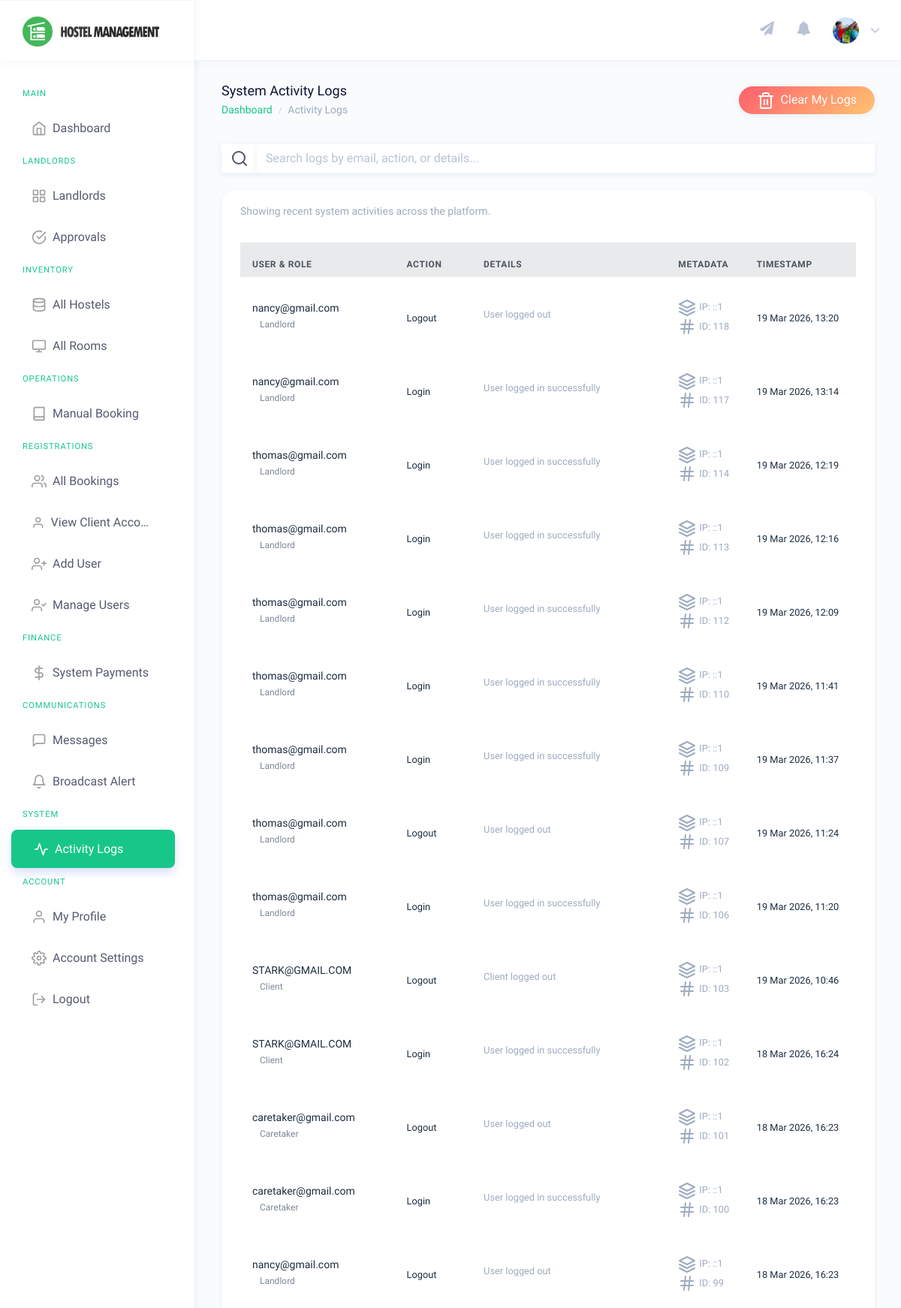
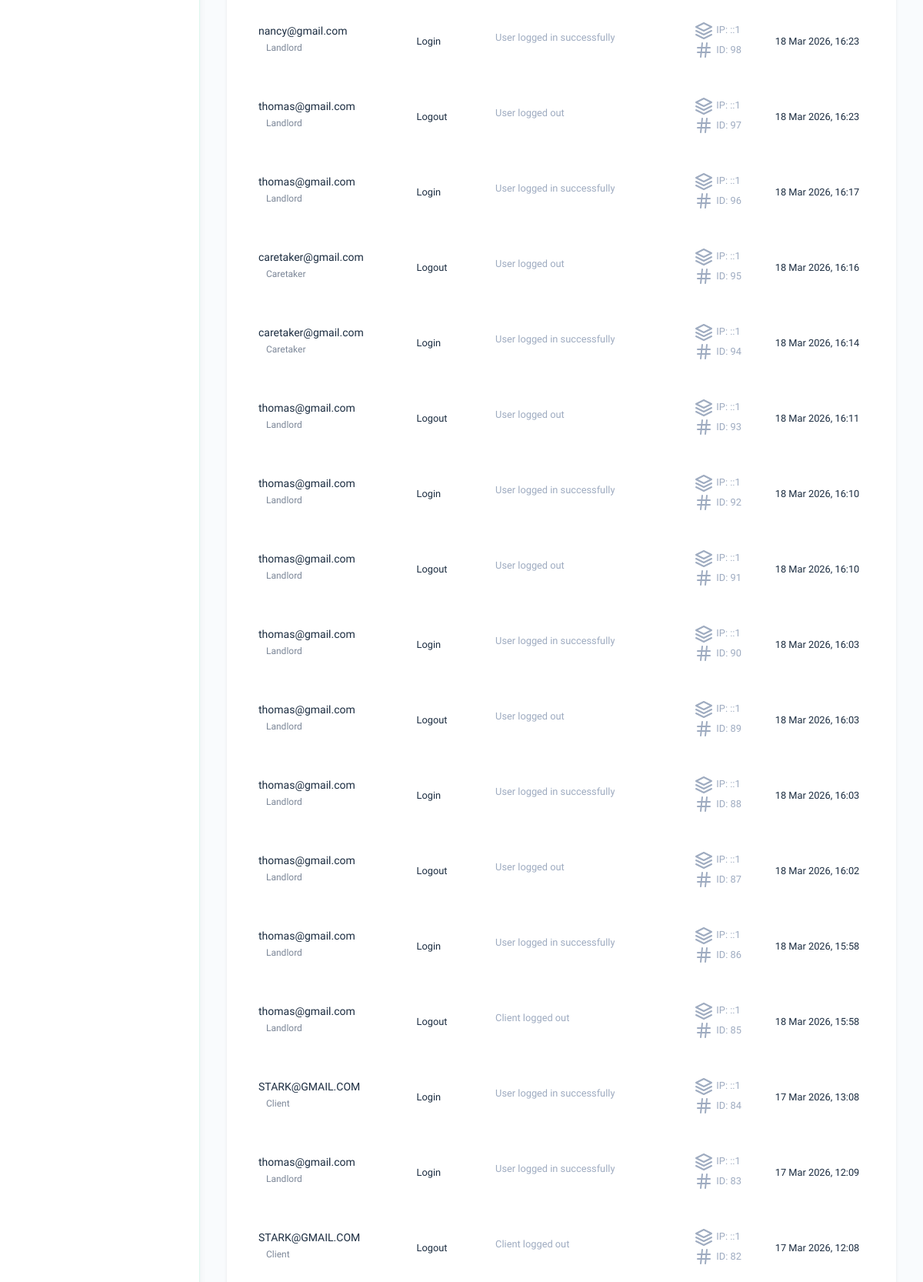
The app's page /admin/activity-logs.php (signed in, upper part) with its own data (2 pictures, top to bottom).
### tables this page shows
CREATE TABLE `users` (
  `id` int(11) NOT NULL,
  `tenant_id` int(11) DEFAULT NULL,
  `email` varchar(255) NOT NULL,
  `password` varchar(255) NOT NULL,
  `role` enum('admin','landlord','client','caretaker') NOT NULL,
  `full_name` varchar(255) NOT NULL,
  `first_name` varchar(255) DEFAULT NULL,
  `middle_name` varchar(255) DEFAULT NULL,
  `last_name` varchar(255) DEFAULT NULL,
  `gender` varchar(50) DEFAULT NULL,
  `contact_no` varchar(50) DEFAULT NULL,
  `profile_pic` varchar(255) DEFAULT NULL,
  `id_no` varchar(50) DEFAULT NULL,
  `status` enum('active','suspended') DEFAULT 'active',
  `created_at` timestamp NOT NULL DEFAULT current_timestamp(),
  `original_id` int(11) DEFAULT NULL,
  `original_table` varchar(50) DEFAULT NULL,
  `assigned_hostel_id` int(11) DEFAULT NULL
);

CREATE TABLE `user_activity_logs` (
  `id` int(11) NOT NULL,
  `user_id` int(11) NOT NULL,
  `user_email` varchar(255) NOT NULL,
  `role` varchar(50) NOT NULL,
  `action` varchar(255) NOT NULL,
  `details` text DEFAULT NULL,
  `ip_address` varchar(50) NOT NULL,
  `created_at` timestamp NOT NULL DEFAULT current_timestamp()
);

### admin/activity-logs.php (the view, shortened to what this page needs)
<?php
include('../includes/check-login.php');
?>
<!DOCTYPE html>
<html dir="ltr" lang="en">
<head>
    <link href="../dist/css/style.min.css" rel="stylesheet">
    <link href="../assets/css/custom-gradients.css" rel="stylesheet">
</head>
<body>
    <div id="main-wrapper" data-theme="light" data-layout="vertical" data-navbarbg="skin6" data-sidebartype="full"
        data-sidebar-position="fixed" data-header-position="fixed" data-boxed-layout="full">
        <header class="topbar" data-navbarbg="skin6">
            <?php include 'includes/navigation.php'?>
        </header>
        <aside class="left-sidebar" data-sidebarbg="skin6">
            <div class="scroll-sidebar" data-sidebarbg="skin6">
            </div>
        </aside>
        <div class="page-wrapper">
            <div class="page-breadcrumb">
                <div class="row">
                    <div class="col-md-7 align-self-center">
                        <h4 class="page-title text-truncate text-dark font-weight-medium mb-1">System Activity Logs</h4>
                        <div class="d-flex align-items-center">
                            <nav aria-label="breadcrumb">
                                <ol class="breadcrumb m-0 p-0">
                                    <li class="breadcrumb-item"><a href="dashboard.php" class="text-muted">Dashboard</a></li>
                                    <li class="breadcrumb-item text-muted active" aria-current="page">Activity Logs</li>
                                </ol>
                            </nav>
                        </div>
                    </div>
                    <div class="col-md-5 align-self-center text-md-right mt-3 mt-md-0">
                        <form method="POST" onsubmit="return confirm('Delete all YOUR activity logs? This cannot be undone.');">
                            <button type="submit" name="delete_all" class="btn btn-danger shadow-sm px-4 rounded-pill">
                                <i data-feather="trash-2" class="feather-sm mr-2"></i>Clear My Logs
                            </button>
                        </form>
                    </div>
                </div>
            </div>
            <div class="container-fluid">
                <div class="row mb-4">
                    <div class="col-12">
                        <div class="customize-input">
                            <div class="input-group">
                                <div class="input-group-prepend">
                                    <span class="input-group-text bg-white border-0 shadow-sm"><i data-feather="search" class="feather-sm"></i></span>
                                </div>
                                <input class="form-control border-0 shadow-sm" type="search" id="logSearch" placeholder="Search logs by email, action, or details..." aria-label="Search">
                            </div>
                        </div>
                    </div>
                </div>
                <div class="row">
                    <div class="col-12">
                        <div class="card shadow-sm border-0">
                            <div class="card-body">
                                <h6 class="card-subtitle mb-4">Showing recent system activities across the platform.</h6>
                                <div class="table-responsive">
                                    <table class="table table-hover no-wrap custom-table" id="logsTable">
                                        <thead class="bg-light">
                                            <tr class="text-muted font-weight-bold">
                                                <th class="border-0">User & Role</th>
                                                <th class="border-0">Action</th>
                                                <th class="border-0">Details</th>
                                                <th class="border-0">Metadata</th>
                                                <th class="border-0">Timestamp</th>
                                            </tr>
                                        </thead>
                                        <tbody>
                                            <?php
                                            $ret = "SELECT * FROM user_activity_logs ORDER BY created_at DESC LIMIT 500";
                                            $stmt = $mysqli->prepare($ret);
                                            $stmt->execute();
                                            $res = $stmt->get_result();
                                            if($res->num_rows == 0):
                                            ?>
                                            <tr>
                                                <td colspan="5" class="text-center py-5">
                                                    <i data-feather="activity" class="text-muted mb-2" style="width: 40px; height: 40px;"></i>
                                                    <p class="text-muted">No activity logs found.</p>
                                                </td>
                                            </tr>
                                            <?php
                                            else:
                                                while ($row = $res->fetch_object()) {
                                                    $roleBadge = 'light-info';
                                                    if($row->role == 'Admin') $roleBadge = 'light-danger';
                                                    if($row->role == 'Landlord') $roleBadge = 'light-primary';
                                                    if($row->role == 'Client') $roleBadge = 'light-success';
                                            ?>
                                            <tr class="log-row" data-search="<?php echo strtolower($row->user_email . ' ' . $row->action . ' ' . $row->details); ?>">
                                                <td>
                                                    <div class="d-flex align-items-center">
                                                        <div class="mr-2">
                                                            <h6 class="text-dark font-weight-medium mb-0"><?php echo htmlentities($row->user_email); ?></h6>
                                                            <span class="badge badge-<?php echo $roleBadge; ?> small"><?php echo htmlentities($row->role); ?></span>
                                                        </div>
                                                    </div>
                                                </td>
                                                <td>
                                                    <span class="text-dark font-weight-medium small"><?php echo htmlentities($row->action); ?></span>
                                                </td>
                                                <td>
                                                    <span class="text-muted small d-inline-block text-truncate" style="max-width: 300px;" title="<?php echo htmlentities($row->details); ?>">
                                                        <?php echo htmlentities($row->details); ?>
                                                    </span>
                                                </td>
                                                <td>
                                                    <small class="text-muted d-block"><i data-feather="layers" class="feather-xs mr-1"></i>IP: <?php echo htmlentities($row->ip_address); ?></small>
                                                    <small class="text-muted"><i data-feather="hash" class="feather-xs mr-1"></i>ID: <?php echo $row->id; ?></small>
                                                </td>
                                                <td>
                                                    <span class="text-dark small"><?php echo date('d M Y, H:i', strtotime($row->created_at)); ?></span>
                                                </td>
                                            </tr>
                                            <?php
                                                }
                                            endif;
                                            ?>
                                        </tbody>
                                    </table>
                                </div>
                            </div>
                        </div>
                    </div>
                </div>
            </div>
            <?php include 'includes/footer.php' ?>
        </div>
    </div>
</body>
</html>

### admin/includes/navigation.php (shortened to what this page needs)
<nav class="navbar top-navbar navbar-expand-md">
                <div class="navbar-header" data-logobg="skin6">
                    <div class="navbar-brand">
                        <?php
                            $dashLink = ($_SESSION['role'] == 'admin') ? 'super_dashboard.php' : 'dashboard.php';
                        ?>
                        <a href="<?php echo $dashLink; ?>">
                            <b class="logo-icon">
                                <img src="../assets/images/logo-icon-nav.png" alt="homepage" class="dark-logo" />
                            </b>
                            <span class="logo-text">
                                <img src="../assets/images/logo-text-nav.png" alt="homepage" class="dark-logo" />
                            </span>
                        </a>
                    </div>
                </div>
                <div class="navbar-collapse collapse" id="navbarSupportedContent">
                    <ul class="navbar-nav float-right">
                        <?php if($_SESSION['role'] == 'admin' || $_SESSION['role'] == 'landlord'): ?>
                        <li class="nav-item">
                            <a class="nav-link pl-md-3" href="javascript:void(0)" data-toggle="modal" data-target="#broadcastModal" title="Send Notification">
                                <span><i class="fas fa-paper-plane" style="font-size: 1.2rem;"></i></span>
                            </a>
                        </li>
                        <?php endif; ?>
                        <li class="nav-item dropdown">
                            <a class="nav-link dropdown-toggle pl-md-3 position-relative" href="javascript:void(0)"
                                id="bell" role="button" data-toggle="dropdown" aria-haspopup="true"
                                aria-expanded="false">
                                <span><i class="fas fa-bell" style="font-size: 1.2rem;"></i></span>
                            </a>
                        </li>
                        <li class="nav-item dropdown">
                            <a class="nav-link dropdown-toggle" href="javascript:void(0)" data-toggle="dropdown"
                                aria-haspopup="true" aria-expanded="false">
                                    <?php
                                    $aid=$_SESSION['id'];
                                        $ret="SELECT full_name, email, profile_pic from users where id=?";
                                        $stmt= $mysqli->prepare($ret) ;
                                        $stmt->bind_param('i',$aid);
                                        $stmt->execute();
                                        $res=$stmt->get_result();
                                        while($row=$res->fetch_object())
                                        {
                                            $userPic = $row->profile_pic ? "../uploads/profiles/" . $row->profile_pic : "../assets/images/users/admin-icn.png";
                                            ?>
                                <img src="<?php echo $userPic; ?>" alt="user" class="rounded-circle" width="35" height="35" style="object-fit: cover;">
                                <span class="ml-2 d-none d-lg-inline-block"><?php } ?><i data-feather="chevron-down"
                                        class="svg-icon"></i></span>
                            </a>
                        </li>
                    </ul>
                </div>
            </nav>

### assets/css/custom-gradients.css (style rules this page uses)
:root { --gradient-primary: linear-gradient(135deg, #129d6b 0%, #17c788 100%); --gradient-success: linear-gradient(135deg, #00b09b 0%, #96c93d 100%); --gradient-danger: linear-gradient(135deg, #ff5f6d 0%, #ffc371 100%); --gradient-warning: linear-gradient(135deg, #f7b733 0%, #fc4a1a 100%); --gradient-info: linear-gradient(135deg, #36D1DC 0%, #5B86E5 100%); --gradient-brand-1: linear-gradient(135deg, #0d7f55 0%, #129d6b 100%); --gradient-brand-2: linear-gradient(135deg, #129d6b 0%, #17c788 100%); --gradient-brand-3: linear-gradient(135deg, #17c788 0%, #1ee09e 100%); --gradient-brand-4: linear-gradient(135deg, #1ee09e 0%, #46f5b9 100%); --sidebar-gradient: linear-gradient(180deg, #0d1432 0%, #162040 100%); --shadow-sm: 0 2px 4px rgba(0, 0, 0, 0.05); --shadow-md: 0 4px 12px rgba(0, 0, 0, 0.1); --shadow-lg: 0 8px 24px rgba(0, 0, 0, 0.15); }
body { font-family: 'Muli', sans-serif !important; }
h1, h2, h3, h4, h5, h6, .page-title, .card-title, .sidebar-nav .nav-small-cap { font-family: 'Comfortaa', cursive !important; }
.btn-danger, .bg-danger, .btn-danger:focus { background: var(--gradient-danger) !important; border: none !important; color: white !important; }
.btn { transition: all 0.3s cubic-bezier(0.4, 0, 0.2, 1) !important; }
.left-sidebar { background: #ffffff !important; border-right: 1px solid rgba(23, 199, 136, 0.15) !important; box-shadow: 2px 0 8px rgba(13, 20, 50, 0.04); }
.scroll-sidebar { background: #ffffff !important; }
.card { border: none !important; border-radius: 15px !important; box-shadow: 0 0.125rem 0.25rem rgba(0, 0, 0, 0.075) !important; transition: all 0.3s cubic-bezier(0.4, 0, 0.2, 1); }
.table { border-collapse: separate; border-spacing: 0 10px; }
.table tr { box-shadow: none; transition: all 0.2s ease; }
.table tbody tr { background-color: #fff; border-radius: 8px; }
.table td, .table th { border: none !important; padding: 1.2rem 1rem !important; vertical-align: middle; }
.table thead th { background: transparent !important; color: #4b5563 !important; text-transform: uppercase; font-size: 0.75rem; font-weight: 700; letter-spacing: 0.05em; padding-bottom: 0.5rem !important; }
.topbar { background: #fff !important; box-shadow: 0 2px 15px rgba(0, 0, 0, 0.03) !important; }
.topbar .navbar-brand { border-right: 1px solid #f3f4f6; }
.badge { padding: 5px 10px; font-weight: 500; border-radius: 6px; }
a { color: #17c788; }
.breadcrumb-item a { color: #17c788 !important; }
.page-title { color: #0d1432 !important; }

### records on screen
users: profile_pic (picture)
user_activity_logs: user_email "nancy@gmail.com", role "Landlord", action "Logout", details "User logged out", ip_address "::1", id "118", created_at "19 Mar 2026, 13:20"
user_activity_logs: user_email "nancy@gmail.com", role "Landlord", action "Login", details "User logged in successfully", ip_address "::1", id "117", created_at "19 Mar 2026, 13:14"
user_activity_logs: user_email "thomas@gmail.com", role "Landlord", action "Login", details "User logged in successfully", ip_address "::1", id "114", created_at "19 Mar 2026, 12:19"
user_activity_logs: user_email "thomas@gmail.com", role "Landlord", action "Login", details "User logged in successfully", ip_address "::1", id "113", created_at "19 Mar 2026, 12:16"
user_activity_logs: user_email "thomas@gmail.com", role "Landlord", action "Login", details "User logged in successfully", ip_address "::1", id "112", created_at "19 Mar 2026, 12:09"
user_activity_logs: user_email "thomas@gmail.com", role "Landlord", action "Login", details "User logged in successfully", ip_address "::1", id "110", created_at "19 Mar 2026, 11:41"
user_activity_logs: user_email "thomas@gmail.com", role "Landlord", action "Login", details "User logged in successfully", ip_address "::1", id "109", created_at "19 Mar 2026, 11:37"
user_activity_logs: user_email "thomas@gmail.com", role "Landlord", action "Logout", details "User logged out", ip_address "::1", id "107", created_at "19 Mar 2026, 11:24"
user_activity_logs: user_email "thomas@gmail.com", role "Landlord", action "Login", details "User logged in successfully", ip_address "::1", id "106", created_at "19 Mar 2026, 11:20"
user_activity_logs: user_email "STARK@GMAIL.COM", role "Client", action "Logout", details "Client logged out", ip_address "::1", id "103", created_at "19 Mar 2026, 10:46"
user_activity_logs: user_email "STARK@GMAIL.COM", role "Client", action "Login", details "User logged in successfully", ip_address "::1", id "102", created_at "18 Mar 2026, 16:24"
user_activity_logs: user_email "caretaker@gmail.com", role "Caretaker", action "Logout", details "User logged out", ip_address "::1", id "101", created_at "18 Mar 2026, 16:23"
user_activity_logs: user_email "caretaker@gmail.com", role "Caretaker", action "Login", details "User logged in successfully", ip_address "::1", id "100", created_at "18 Mar 2026, 16:23"
user_activity_logs: user_email "nancy@gmail.com", role "Landlord", action "Logout", details "User logged out", ip_address "::1", id "99", created_at "18 Mar 2026, 16:23"
user_activity_logs: user_email "nancy@gmail.com", role "Landlord", action "Login", details "User logged in successfully", ip_address "::1", id "98", created_at "18 Mar 2026, 16:23"
user_activity_logs: user_email "thomas@gmail.com", role "Landlord", action "Logout", details "User logged out", ip_address "::1", id "97", created_at "18 Mar 2026, 16:23"
user_activity_logs: user_email "thomas@gmail.com", role "Landlord", action "Login", details "User logged in successfully", ip_address "::1", id "96", created_at "18 Mar 2026, 16:17"
user_activity_logs: user_email "caretaker@gmail.com", role "Caretaker", action "Logout", details "User logged out", ip_address "::1", id "95", created_at "18 Mar 2026, 16:16"
user_activity_logs: user_email "caretaker@gmail.com", role "Caretaker", action "Login", details "User logged in successfully", ip_address "::1", id "94", created_at "18 Mar 2026, 16:14"
user_activity_logs: user_email "thomas@gmail.com", role "Landlord", action "Logout", details "User logged out", ip_address "::1", id "93", created_at "18 Mar 2026, 16:11"
user_activity_logs: user_email "thomas@gmail.com", role "Landlord", action "Login", details "User logged in successfully", ip_address "::1", id "92", created_at "18 Mar 2026, 16:10"
user_activity_logs: user_email "thomas@gmail.com", role "Landlord", action "Logout", details "User logged out", ip_address "::1", id "91", created_at "18 Mar 2026, 16:10"
user_activity_logs: user_email "thomas@gmail.com", role "Landlord", action "Login", details "User logged in successfully", ip_address "::1", id "90", created_at "18 Mar 2026, 16:03"
user_activity_logs: user_email "thomas@gmail.com", role "Landlord", action "Logout", details "User logged out", ip_address "::1", id "89", created_at "18 Mar 2026, 16:03"
user_activity_logs: user_email "thomas@gmail.com", role "Landlord", action "Login", details "User logged in successfully", ip_address "::1", id "88", created_at "18 Mar 2026, 16:03"
user_activity_logs: user_email "thomas@gmail.com", role "Landlord", action "Logout", details "User logged out", ip_address "::1", id "87", created_at "18 Mar 2026, 16:02"
user_activity_logs: user_email "thomas@gmail.com", role "Landlord", action "Login", details "User logged in successfully", ip_address "::1", id "86", created_at "18 Mar 2026, 15:58"
user_activity_logs: user_email "thomas@gmail.com", role "Landlord", action "Logout", details "Client logged out", ip_address "::1", id "85", created_at "18 Mar 2026, 15:58"
user_activity_logs: user_email "STARK@GMAIL.COM", role "Client", action "Login", details "User logged in successfully", ip_address "::1", id "84", created_at "17 Mar 2026, 13:08"
user_activity_logs: user_email "thomas@gmail.com", role "Landlord", action "Login", details "User logged in successfully", ip_address "::1", id "83", created_at "17 Mar 2026, 12:09"
user_activity_logs: user_email "STARK@GMAIL.COM", role "Client", action "Logout", details "Client logged out", ip_address "::1", id "82", created_at "17 Mar 2026, 12:08"
